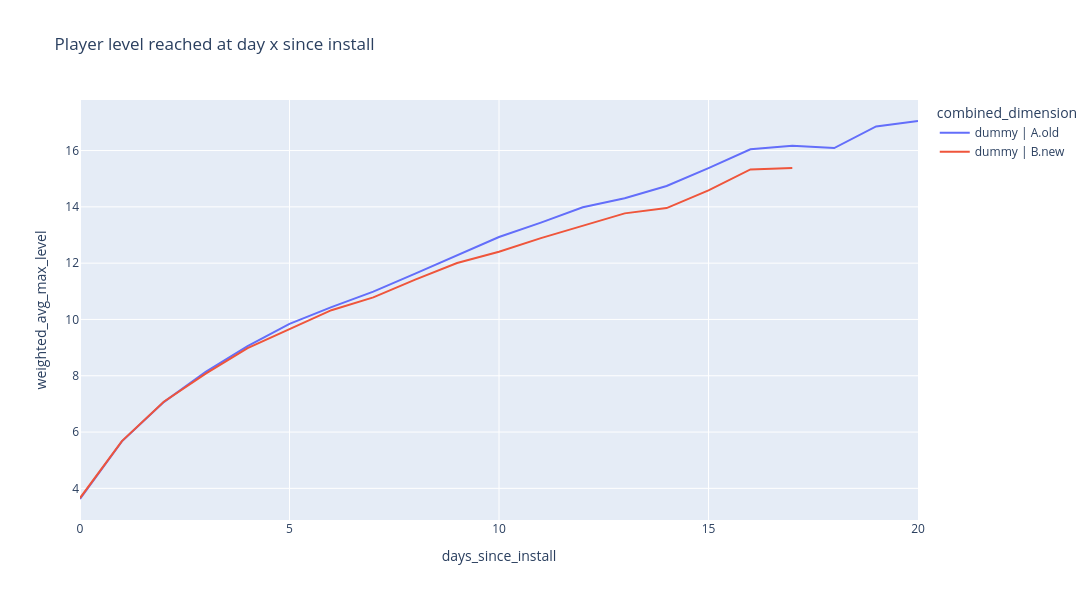
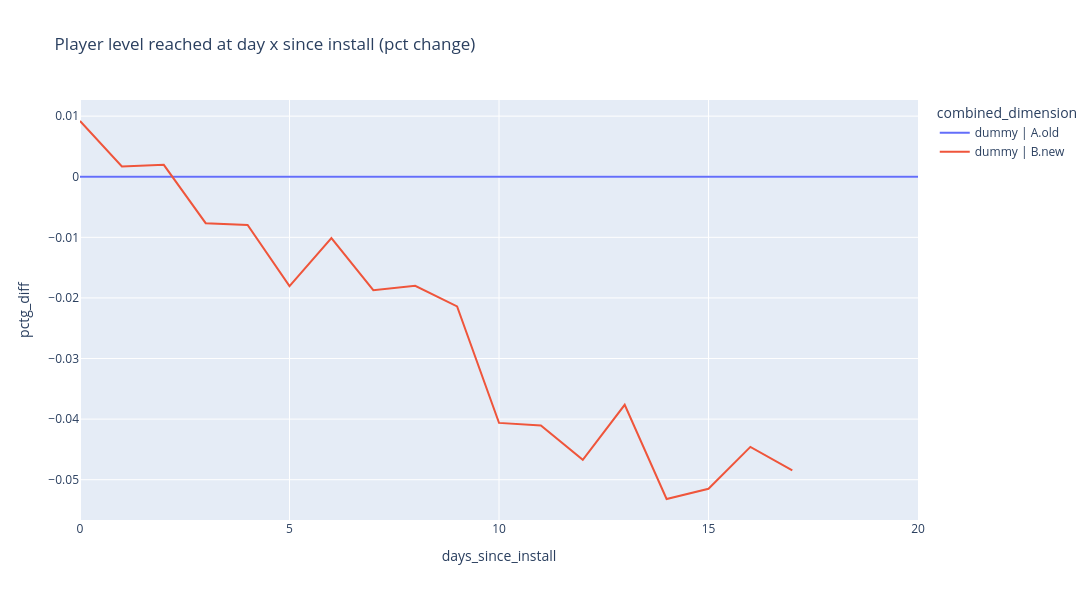

Here is the notebook cell these charts were saved with, in order:
### Code cell
fig = px.line(pl_ftue_max_level_agg, 
              x='days_since_install', 
              y='weighted_avg_max_level',
              color='combined_dimension',
              title='Player level reached at day x since install',
              width=1200,
              height=600,
              hover_data={'weighted_avg_max_level': True, 'cohort_users': True},)

fig.show()

# hide-output
fig = px.line(pl_ftue_max_level_agg, 
              x='days_since_install', 
              y='pctg_diff',
              color='combined_dimension',
              title='Player level reached at day x since install (pct change)',
              width=1200,
              height=600,
              hover_data={'weighted_avg_max_level': True, 'cohort_users': True},)

fig.show()

### Figure 1 — Plotly figure (JSON) as saved in the notebook; plotly's stock layout.template omitted (floating-point values rounded to 4 significant figures)
{"data": [{"customdata": [[17669], [9242], [7296], [6236], [5674], [4983], [4572], [4105], [3547], [3090], [2699], [2271], [2061], [1826], [1583], [1351], [1045], [888], [611], [322], [164]], "hovertemplate": "combined_dimension=dummy | A.old<br>days_since_install=%{x}<br>weighted_avg_max_level=%{y}<br>cohort_users=%{customdata[0]}<extra></extra>", "legendgroup": "dummy | A.old", "line": {"color": "#636efa", "dash": "solid"}, "marker": {"symbol": "circle"}, "mode": "lines", "name": "dummy | A.old", "orientation": "v", "showlegend": true, "type": "scatter", "x": [0, 1, 2, 3, 4, 5, 6, 7, 8, 9, 10, 11, 12, 13, 14, 15, 16, 17, 18, 19, 20], "xaxis": "x", "y": [3.622, 5.67, 7.065, 8.14, 9.056, 9.844, 10.44, 10.99, 11.63, 12.27, 12.93, 13.44, 13.99, 14.31, 14.74, 15.38, 16.04, 16.17, 16.09, 16.86, 17.05], "yaxis": "y"}, {"customdata": [[19404], [9707], [7097], [5794], [4906], [4305], [3786], [3403], [2964], [2394], [2204], [1861], [1586], [1293], [1100], [764], [565], [163]], "hovertemplate": "combined_dimension=dummy | B.new<br>days_since_install=%{x}<br>weighted_avg_max_level=%{y}<br>cohort_users=%{customdata[0]}<extra></extra>", "legendgroup": "dummy | B.new", "line": {"color": "#EF553B", "dash": "solid"}, "marker": {"symbol": "circle"}, "mode": "lines", "name": "dummy | B.new", "orientation": "v", "showlegend": true, "type": "scatter", "x": [0, 1, 2, 3, 4, 5, 6, 7, 8, 9, 10, 11, 12, 13, 14, 15, 16, 17], "xaxis": "x", "y": [3.655, 5.68, 7.079, 8.078, 8.984, 9.666, 10.33, 10.78, 11.42, 12.0, 12.4, 12.89, 13.33, 13.77, 13.96, 14.59, 15.33, 15.38], "yaxis": "y"}], "layout": {"height": 600, "legend": {"title": {"text": "combined_dimension"}, "tracegroupgap": 0}, "title": {"text": "Player level reached at day x since install"}, "width": 1200, "xaxis": {"anchor": "y", "domain": [0, 1], "title": {"text": "days_since_install"}}, "yaxis": {"anchor": "x", "domain": [0, 1], "title": {"text": "weighted_avg_max_level"}}}}

### Figure 2 — Plotly figure (JSON) as saved in the notebook; plotly's stock layout.template omitted (floating-point values rounded to 4 significant figures)
{"data": [{"customdata": [[3.622, 17670.0], [5.67, 9242.0], [7.065, 7296.0], [8.14, 6236.0], [9.056, 5674.0], [9.844, 4983.0], [10.44, 4572.0], [10.99, 4105.0], [11.63, 3547.0], [12.27, 3090.0], [12.93, 2699.0], [13.44, 2271.0], [13.99, 2061.0], [14.31, 1826.0], [14.74, 1583.0], [15.38, 1351.0], [16.04, 1045.0], [16.17, 888.0], [16.09, 611.0], [16.86, 322.0], [17.05, 164.0]], "hovertemplate": "combined_dimension=dummy | A.old<br>days_since_install=%{x}<br>pctg_diff=%{y}<br>weighted_avg_max_level=%{customdata[0]}<br>cohort_users=%{customdata[1]}<extra></extra>", "legendgroup": "dummy | A.old", "line": {"color": "#636efa", "dash": "solid"}, "marker": {"symbol": "circle"}, "mode": "lines", "name": "dummy | A.old", "orientation": "v", "showlegend": true, "type": "scatter", "x": [0, 1, 2, 3, 4, 5, 6, 7, 8, 9, 10, 11, 12, 13, 14, 15, 16, 17, 18, 19, 20], "xaxis": "x", "y": [0.0, 0.0, 0.0, 0.0, 0.0, 0.0, 0.0, 0.0, 0.0, 0.0, 0.0, 0.0, 0.0, 0.0, 0.0, 0.0, 0.0, 0.0, 0.0, 0.0, 0.0], "yaxis": "y"}, {"customdata": [[3.655, 19400.0], [5.68, 9707.0], [7.079, 7097.0], [8.078, 5794.0], [8.984, 4906.0], [9.666, 4305.0], [10.33, 3786.0], [10.78, 3403.0], [11.42, 2964.0], [12.0, 2394.0], [12.4, 2204.0], [12.89, 1861.0], [13.33, 1586.0], [13.77, 1293.0], [13.96, 1100.0], [14.59, 764.0], [15.33, 565.0], [15.38, 163.0]], "hovertemplate": "combined_dimension=dummy | B.new<br>days_since_install=%{x}<br>pctg_diff=%{y}<br>weighted_avg_max_level=%{customdata[0]}<br>cohort_users=%{customdata[1]}<extra></extra>", "legendgroup": "dummy | B.new", "line": {"color": "#EF553B", "dash": "solid"}, "marker": {"symbol": "circle"}, "mode": "lines", "name": "dummy | B.new", "orientation": "v", "showlegend": true, "type": "scatter", "x": [0, 1, 2, 3, 4, 5, 6, 7, 8, 9, 10, 11, 12, 13, 14, 15, 16, 17], "xaxis": "x", "y": [0.009198, 0.001695, 0.001969, -0.007669, -0.00796, -0.01804, -0.01014, -0.01872, -0.01801, -0.0214, -0.04063, -0.04105, -0.04673, -0.03764, -0.05318, -0.0515, -0.04458, -0.04846], "yaxis": "y"}], "layout": {"height": 600, "legend": {"title": {"text": "combined_dimension"}, "tracegroupgap": 0}, "title": {"text": "Player level reached at day x since install (pct change)"}, "width": 1200, "xaxis": {"anchor": "y", "domain": [0, 1], "title": {"text": "days_since_install"}}, "yaxis": {"anchor": "x", "domain": [0, 1], "title": {"text": "pctg_diff"}}}}
